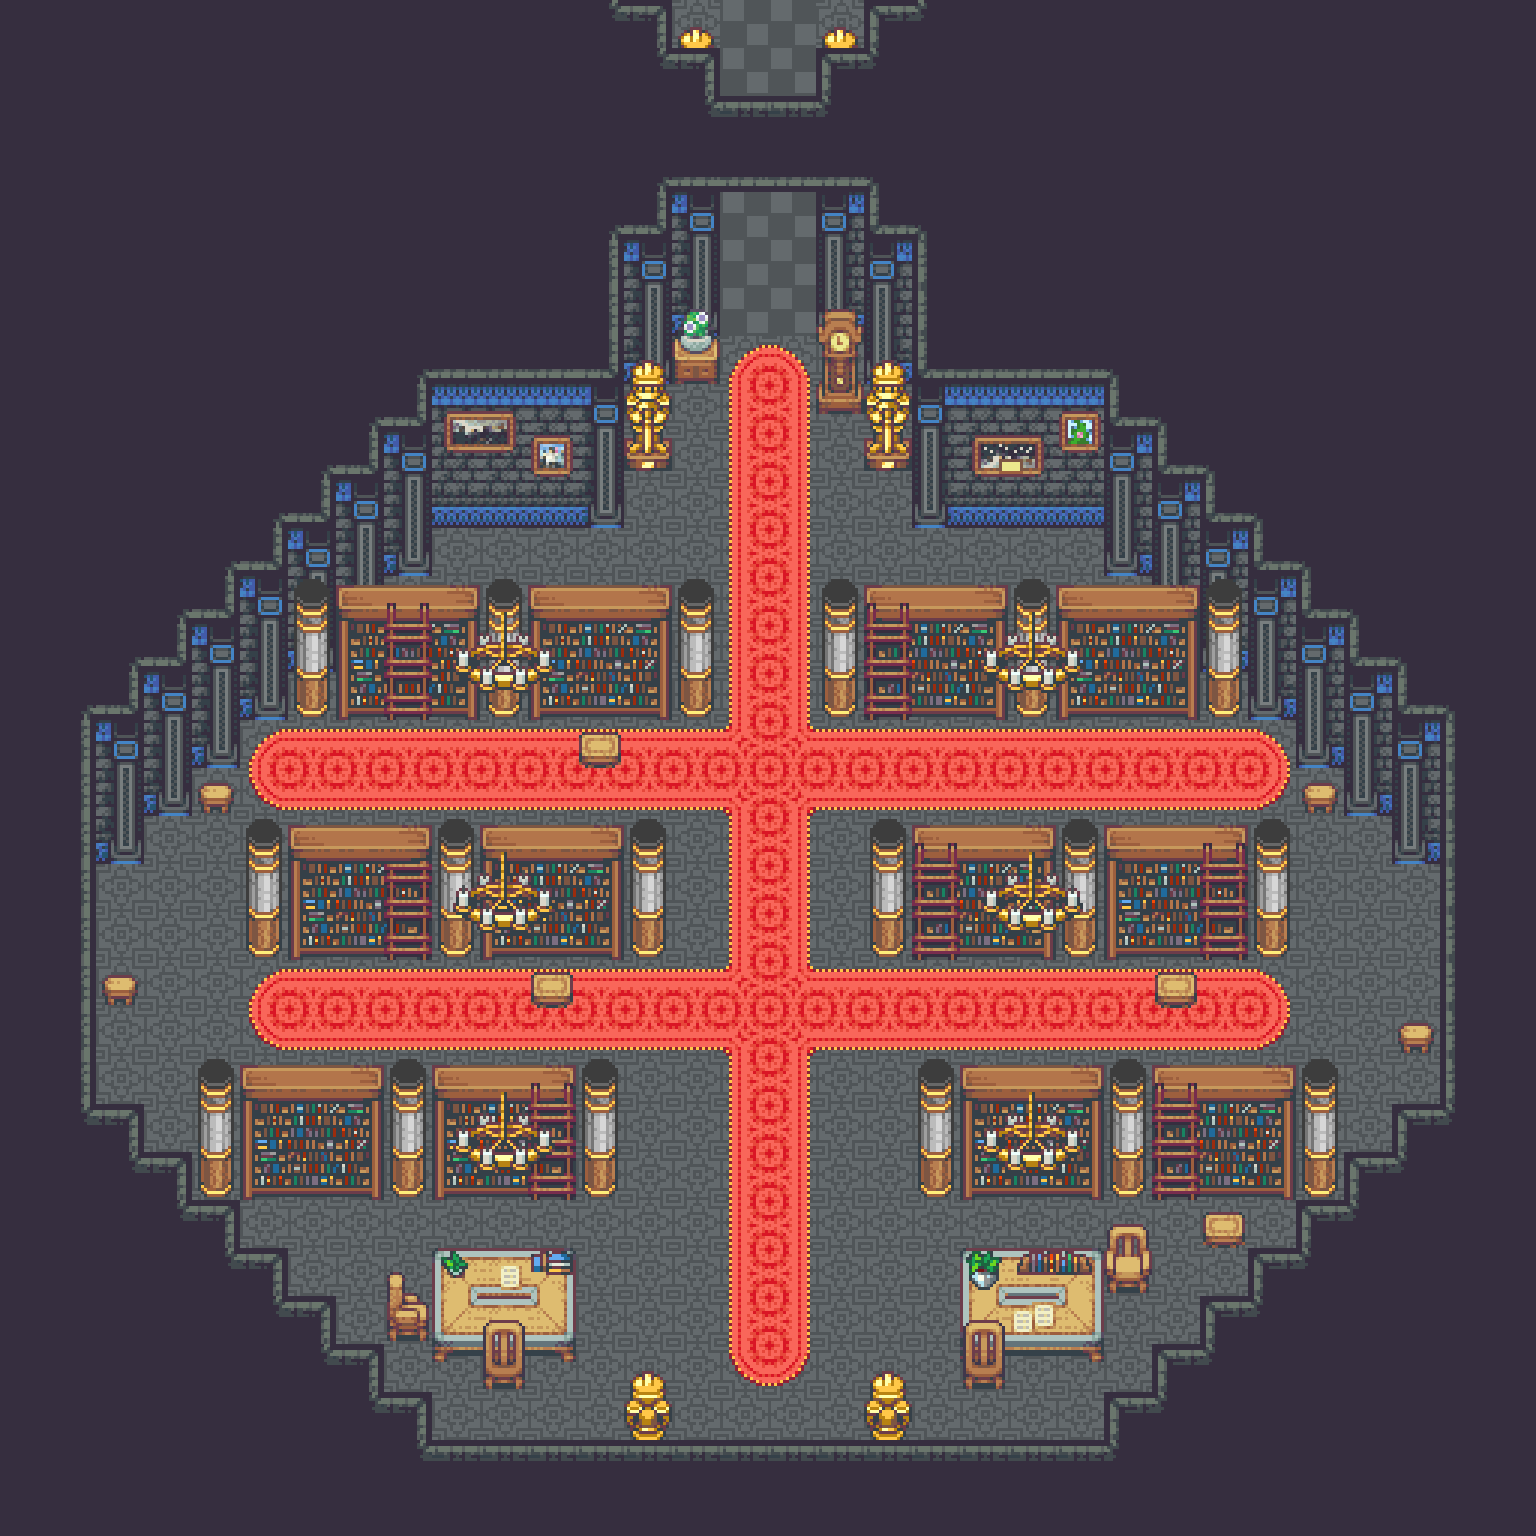

This game map was drawn from its Tiled (.tmx) file and the tilesets committed beside it. A one-line description and the trimmed map source follow:
An orthogonal 32x32 tile map with 48x48 px tiles, 6 tile layers (Basement, Ground, Flooring, Furnishing, ...), 4 tilesets and 4 objects.

<map version="1.10" tiledversion="1.10.1" orientation="orthogonal" renderorder="right-down" width="32" height="32" tilewidth="48" tileheight="48" infinite="0" nextlayerid="6" nextobjectid="5">
 <tileset firstgid="1" source="Castle.tsx" />
 <tileset firstgid="1480" source="CastleInterior.tsx" />
 <tileset firstgid="3160" source="CastleObjects.tsx" />
 <tileset firstgid="3416" source="CastleObjects2.tsx" />
 <layer id="5" name="Basement" width="32" height="32">
  <data>[1024 cells, 0 non-empty, 0 distinct tile ids]</data>
 </layer>
 <layer id="2" name="Ground" width="32" height="32">
  <data>[1024 cells, 1024 non-empty, 2 distinct tile ids]</data>
 </layer>
 <layer id="4" name="Flooring" width="32" height="32">
  <data>[1024 cells, 200 non-empty, 21 distinct tile ids]</data>
 </layer>
 <layer id="1" name="Furnishing" width="32" height="32">
  <data>[1024 cells, 731 non-empty, 60 distinct tile ids]</data>
 </layer>
 <layer id="6" name="Decor" width="32" height="32">
  <data>[1024 cells, 71 non-empty, 24 distinct tile ids]</data>
 </layer>
 <layer id="4" name="Ceiling" width="32" height="32">
  <data>[1024 cells, 70 non-empty, 22 distinct tile ids]</data>
 </layer>
 <objectgroup id="3" name="Props">
  <object id="1" gid="235" x="696" y="1248" width="144" height="144">
   <properties>
    <property name="I">[Npc HeavyArmorosNpc [Some Upward]
  [Sequence
   [[Dialog "Through the gate... the soul..."]
    [Wait 60]
    [Dialog "Through the soul... the gate..."]
    [Wait 60]
    [Battle HeavyArmorosBattle [HeavyArmorosDefeated]]]]]</property>
   </properties>
  </object>
  <object id="2" gid="235" x="744" y="1440" width="48" height="48">
   <properties>
    <property name="I" value="[Portal [StairsPortal true] [IX 2] Upward [Castle 2] [IX 1] false [HeavyArmorosDefeated]]" />
   </properties>
  </object>
  <object id="3" gid="235" x="720" y="336" width="96" height="144">
   <properties>
    <property name="I" value="[Door WoodenDoor [Some AluminumKey]]" />
   </properties>
  </object>
  <object id="4" gid="235" x="864" y="1296" width="48" height="48">
   <properties>
    <property name="I" value="[Portal WarpPortal Warp Leftward CastleConnector East false [HeavyArmorosDefeated]]" />
   </properties>
  </object>
 </objectgroup>
</map>
